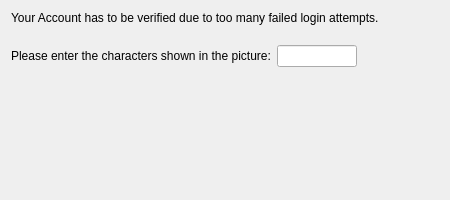
<ui version="4.0" >
 <class>YahooVerifyAccountBase</class>
 <widget class="QWidget" name="YahooVerifyAccountBase" >
  <property name="geometry" >
   <rect>
    <x>0</x>
    <y>0</y>
    <width>450</width>
    <height>200</height>
   </rect>
  </property>
  <property name="minimumSize" >
   <size>
    <width>450</width>
    <height>200</height>
   </size>
  </property>
  <layout class="QVBoxLayout" >
   <property name="margin" >
    <number>11</number>
   </property>
   <property name="spacing" >
    <number>6</number>
   </property>
   <item>
    <widget class="QLabel" name="textLabel1" >
     <property name="text" >
      <string>Your Account has to be verified due to too many failed login attempts.&lt;br></string>
     </property>
    </widget>
   </item>
   <item>
    <layout class="QHBoxLayout" >
     <property name="margin" >
      <number>0</number>
     </property>
     <property name="spacing" >
      <number>6</number>
     </property>
     <item>
      <widget class="QLabel" name="textLabel2" >
       <property name="text" >
        <string>Please enter the characters shown in the picture:</string>
       </property>
      </widget>
     </item>
     <item>
      <widget class="QLineEdit" name="mWord" />
     </item>
     <item>
      <spacer>
       <property name="orientation" >
        <enum>Qt::Horizontal</enum>
       </property>
       <property name="sizeType" >
        <enum>QSizePolicy::Expanding</enum>
       </property>
       <property name="sizeHint" >
        <size>
         <width>110</width>
         <height>20</height>
        </size>
       </property>
      </spacer>
     </item>
    </layout>
   </item>
   <item>
    <spacer>
     <property name="orientation" >
      <enum>Qt::Vertical</enum>
     </property>
     <property name="sizeType" >
      <enum>QSizePolicy::Expanding</enum>
     </property>
     <property name="sizeHint" >
      <size>
       <width>20</width>
       <height>16</height>
      </size>
     </property>
    </spacer>
   </item>
   <item>
    <layout class="QHBoxLayout" >
     <property name="margin" >
      <number>0</number>
     </property>
     <property name="spacing" >
      <number>6</number>
     </property>
     <item>
      <spacer>
       <property name="orientation" >
        <enum>Qt::Horizontal</enum>
       </property>
       <property name="sizeType" >
        <enum>QSizePolicy::Expanding</enum>
       </property>
       <property name="sizeHint" >
        <size>
         <width>72</width>
         <height>20</height>
        </size>
       </property>
      </spacer>
     </item>
     <item>
      <widget class="QLabel" name="mPicture" >
       <property name="minimumSize" >
        <size>
         <width>240</width>
         <height>75</height>
        </size>
       </property>
       <property name="scaledContents" >
        <bool>true</bool>
       </property>
      </widget>
     </item>
     <item>
      <spacer>
       <property name="orientation" >
        <enum>Qt::Horizontal</enum>
       </property>
       <property name="sizeType" >
        <enum>QSizePolicy::Expanding</enum>
       </property>
       <property name="sizeHint" >
        <size>
         <width>72</width>
         <height>20</height>
        </size>
       </property>
      </spacer>
     </item>
    </layout>
   </item>
  </layout>
 </widget>
 <resources/>
 <connections/>
</ui>
